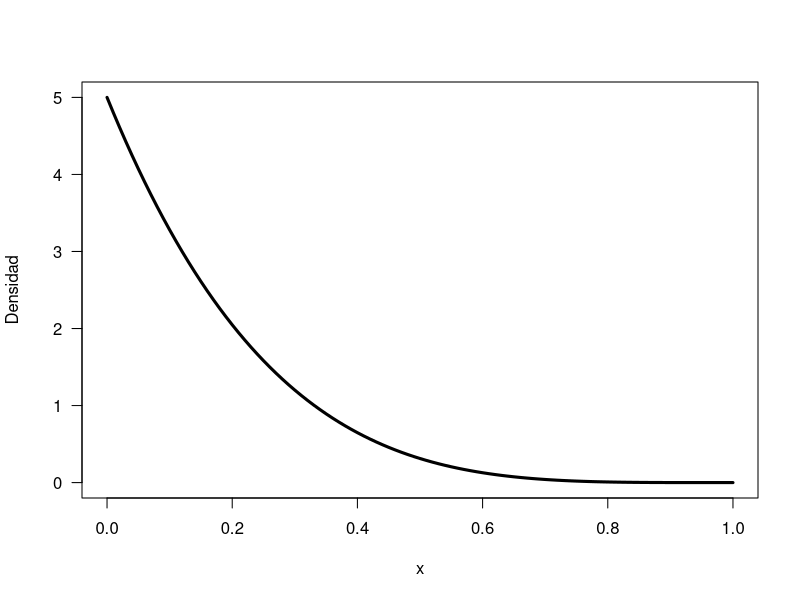
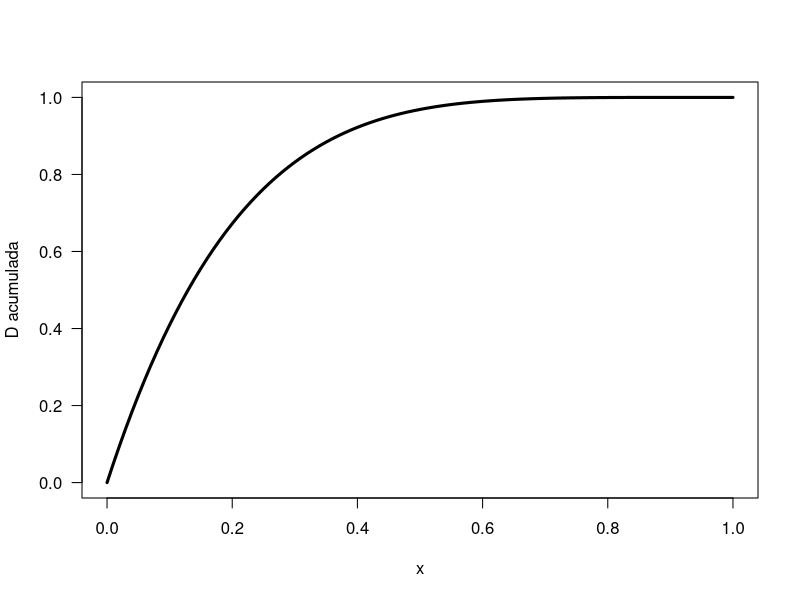
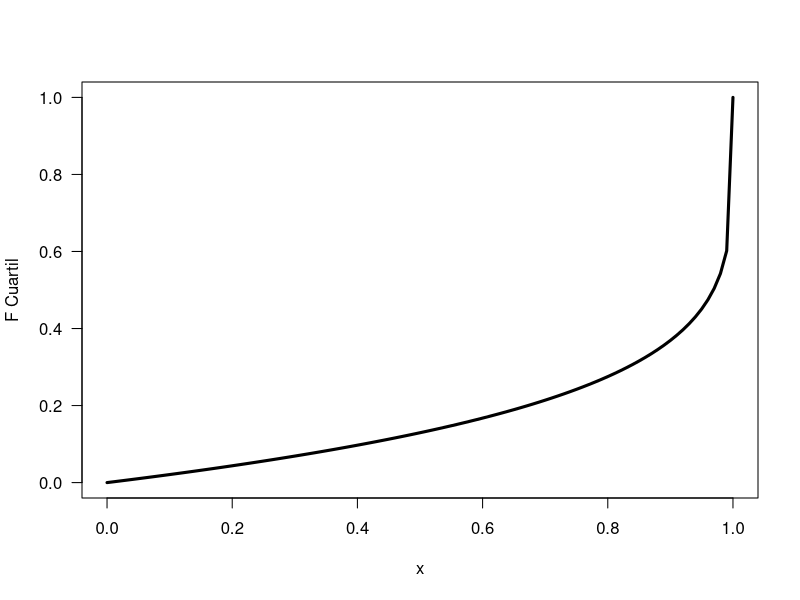
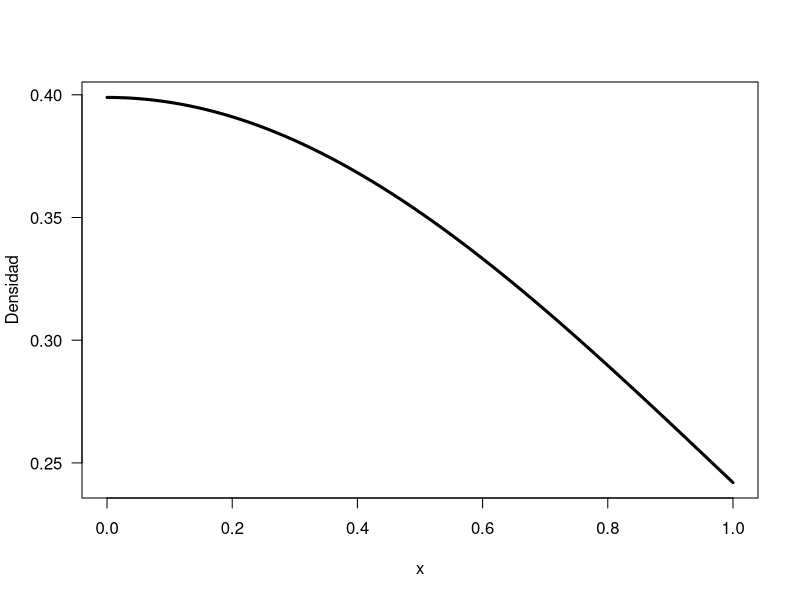
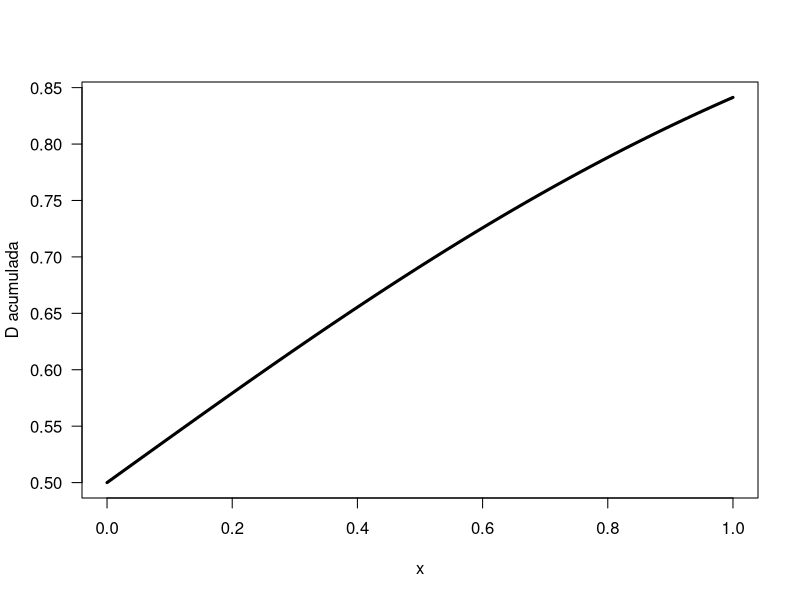
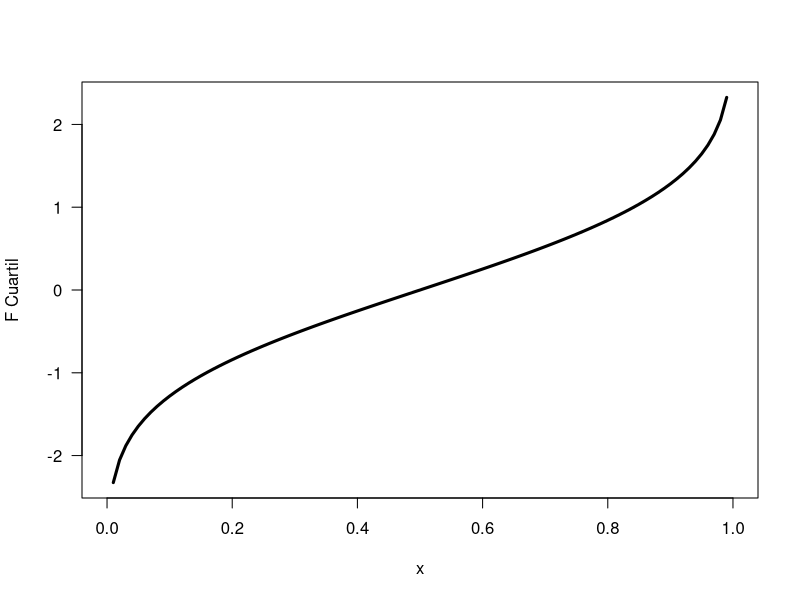
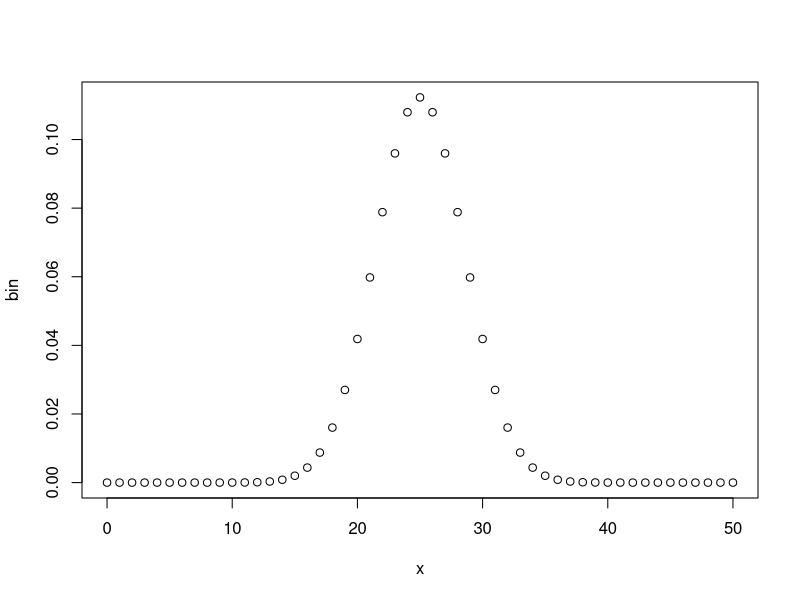
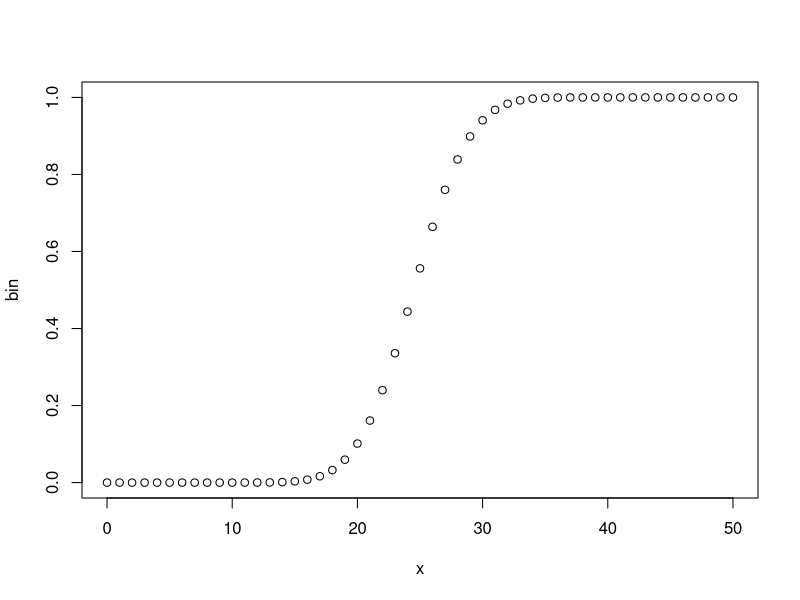

R code for these plots, in order:
## ---- chunk 1
#Vector numerico
c(100,3456,4578,899)
## ---- chunk 2
#vector de texto
c("Estadistica","Moda","Mediana","Media")
## ---- chunk 3
vector_ejemplo <- c(1,2,3,4,5,6)
vector_ejemplo <- c(vector_ejemplo,7)
vector_ejemplo
## ---- chunk 4
Ejemplo1 <- c(100,200,300)
Ejemplo2 <- c(400,500,600)
Ejemplo3 <- c(Ejemplo1,Ejemplo2)
Ejemplo3

## ---- chunk 5
class(Ejemplo3)
## ---- chunk 6
class(c(Ejemplo3,"Estadistica"))
## ---- chunk 7
#secuencia inicia en 10 y va hasta a 3
c(10:34)
## ---- chunk 8
#suma
Ejemplo3+5
## ---- chunk 9
#multiplicacion
Ejemplo3*8
## ---- chunk 10
#divicion
Ejemplo3/2
## ---- chunk 11
#numeros mayor de 200
Ejemplo3>200
## ---- chunk 12
#numeros menor de 200
Ejemplo3<200
## ---- chunk 13
#numeros igual a 200
Ejemplo3==200
## ---- chunk 14
#vector de 1 a 10
vector <- 1:10
#matriz 
matriz <- matrix(1:6, nrow=3)
lista <- list("vector"=vector,"matriz"=matriz)
lista
## ---- chunk 15
f <- function(){
  cat("Hola mundo")
  
}
#llamando la funcion f
f()
## ---- chunk 16
 curve(dbeta(x, shape1=1, shape2=5), lwd=3, las=1,
      ylab='Densidad')
## ---- chunk 17
curve(pbeta(x, shape1=1, shape2=5),lwd=3,las=1,
      ylab='D acumulada')
## ---- chunk 18
curve(qbeta(x, shape1=1, shape2=5),lwd=3,las=1,
      ylab='F Cuartil')
## ---- chunk 19
 curve(dnorm(x, mean = 0, sd=1), lwd=3, las=1,
      ylab='Densidad')
## ---- chunk 20
curve(pnorm(x, mean = 0, sd=1),lwd=3,las=1,
      ylab='D acumulada')
## ---- chunk 21
curve(qnorm(x, mean = 0, sd=1),lwd=3,las=1,
      ylab='F Cuartil')
## ---- chunk 22
x <- seq(0,50,by=1)#secuencia de 50 numeros ordenados
bin <- dbinom(x,size=50,prob=0.5)
plot(x,bin)

## ---- chunk 23
x <- seq(0,50,by=1)#secuencia de 50 numeros ordenados
bin <- pbinom(x,size=50,prob=0.5)
plot(x,bin)

## ---- chunk 24
qbinom(0.25,51,1/2)

## ---- chunk 25
x <- 1:50
plot(dpois(x,lambda = 5))
## ---- chunk 26
x <- 1:50
y <- ppois(x,lambda = 5)
plot(x,y)

## ---- chunk 27
qpois(p=0.90,lambda=10)

## ---- chunk 28
Num <- seq(-3.4,3.4,by=0.1)
NumH <- seq(0,0.09,by=0.01)
Matriz <- array(0,c(69,10))
colnames(Matriz) <- c("0.00","0.01","0.02","0.03","0.04","0.05","0.06","0.07",
"0.08","0.09")

for (x in 1:length(Num)) {

    for (y in 1:length(NumH)) {
  
        if (Num[x] < 0) {
      
          Matriz[x,y] =pnorm(Num[x] - NumH[y],mean = 0,sd=1)
    }
    
      else{
    
        Matriz[x,y] =pnorm(Num[x] + NumH[y],mean = 0,sd=1)
    }
  }
}

dataframe <- as.data.frame(Matriz)
names(dataframe) <- c("0.00","0.01","0.02","0.03","0.04","0.05","0.06","0.07",
                      "0.08","0.09")

row.names(dataframe) <- c("-3.4","-3.3","-3.2","-3.1","-3.0","-2.9","-2.8","-2.7","-2.6","-2.5","-2.4","-2.3","-2.2","-2.1","-2.0","-1.9","-1.8",
                          "-1.7","-1.6","-1.5","-1.4","-1.3","-1.2","-1.1","-1.0","-0.9","-0.8","-0.7","-0.6","-0.5","-0.4","-0.3","-0.2","-0.1"," 0.0"," 0.1"," 0.2",
                          " 0.3"," 0.4"," 0.5"," 0.6"," 0.7"," 0.8"," 0.9"," 1.0"," 1.1"," 1.2"," 1.3"," 1.4"," 1.5"," 1.6"," 1.7"," 1.8"," 1.9"," 2.0"," 2.1"," 2.2"," 2.3",
                          " 2.4"," 2.5"," 2.6"," 2.7"," 2.8"," 2.9"," 3.0"," 3.1"," 3.2"," 3.3"," 3.4")
dataframe
## ---- chunk 29
c025<- qt(p = 0.25,df = c(1:30,40,50,60,80,100,1000), lower.tail = F)
c02 <- qt(p = 0.2,df = c(1:30,40,50,60,80,100,1000), lower.tail = F)

 c01<- qt(p = 0.1,df = c(1:30,40,50,60,80,100,1000), lower.tail = F)
c015 <- qt(p = 0.15,df = c(1:30,40,50,60,80,100,1000), lower.tail = F)
 c005 <- qt(p = 0.05,df = c(1:30,40,50,60,80,100,1000), lower.tail = F)
c0025 <- qt(p = 0.025,df = c(1:30,40,50,60,80,100,1000), lower.tail = F)
c002 <- qt(p = 0.02,df = c(1:30,40,50,60,80,100,1000), lower.tail = F)
c001 <- qt(p = 0.01,df = c(1:30,40,50,60,80,100,1000), lower.tail = F)
c0005 <- qt(p = 0.005,df = c(1:30,40,50,60,80,100,1000), lower.tail = F)
c00025 <- qt(p = 0.0025,df = c(1:30,40,50,60,80,100,1000), lower.tail = F)
c0001 <- qt(p = 0.001,df = c(1:30,40,50,60,80,100,1000), lower.tail = F)
c00005 <- qt(p = 0.0005,df = c(1:30,40,50,60,80,100,1000), lower.tail = F)
tdist <- data.frame(c025,c02,c015,c01,c005,c0025,c002,c001,c0005,c00025,c0001,c00005)
names(tdist) <- c("0.25","0.2","0.15","0.1","0.05","0.025","0.02","0.01","0.005","0.0025","0.001","0.0005")
row.names(tdist) <- c("1","2","3","4","5","6","7","8","9","10","11","12","13","14","15","16","17","18","19","20","21","22","23","24","25","26","27","28","29","30","40","50","60","80","100","1000")
tdist

## ---- chunk 30
chi025 <- qchisq(p = 0.25,df = c(1:30,40,50,60,80,100),lower.tail = F)
chi02 <- qchisq(p = 0.2, df = c(1:30,40,50,60,80,100),lower.tail = F)
chi015 <- qchisq(p = 0.15, df = c(1:30,40,50,60,80,100),lower.tail = F)
chi01 <- qchisq(p = 0.1, df = c(1:30,40,50,60,80,100),lower.tail = F) 
chi005 <- qchisq(p = 0.05, df = c(1:30,40,50,60,80,100),lower.tail = F)
chi0025 <- qchisq(p = 0.025, df = c(1:30,40,50,60,80,100),lower.tail = F)
chi002 <- qchisq(p = 0.02, df = c(1:30,40,50,60,80,100),lower.tail = F)
chi001 <- qchisq(p = 0.01, df = c(1:30,40,50,60,80,100),lower.tail = F)
chi00005 <- qchisq(p = 0.005, df = c(1:30,40,50,60,80,100),lower.tail = F)
chi00025 <- qchisq(p = 0.0025, df = c(1:30,40,50,60,80,100),lower.tail = F)
chi0001 <- qchisq(p = 0.001, df = c(1:30,40,50,60,80,100),lower.tail = F)
chi000005 <- qchisq(p = 0.0005, df = c(1:30,40,50,60,80,100),lower.tail = F)
 x2dist <- data.frame(chi025,chi02,chi015,chi01,chi005,chi0025,chi002,chi001,chi00025,chi0001,chi00005,chi000005)
names(x2dist) <- c("0.25","0.2","0.15","0.1","0.05","0.025","0.02","0.01","0.005","0.0025","0.001","0.0005")
row.names(x2dist) <- c("1","2","3","4","5","6","7","8","9","10","11","12","13","14","15","16","17","18","19","20","21","22","23","24","25","26","27","28","29","30","40","50","60","80","100")
x2dist

